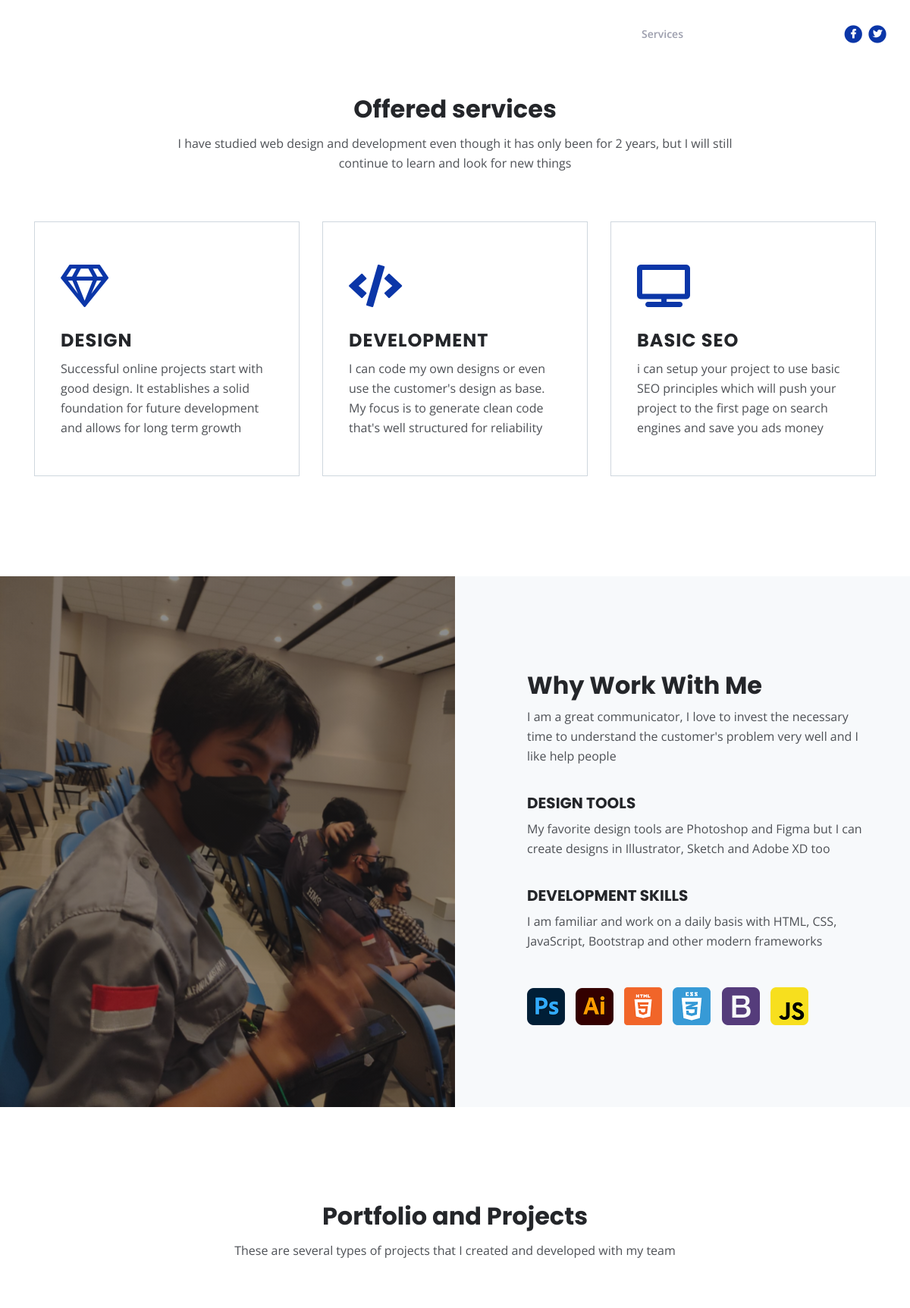
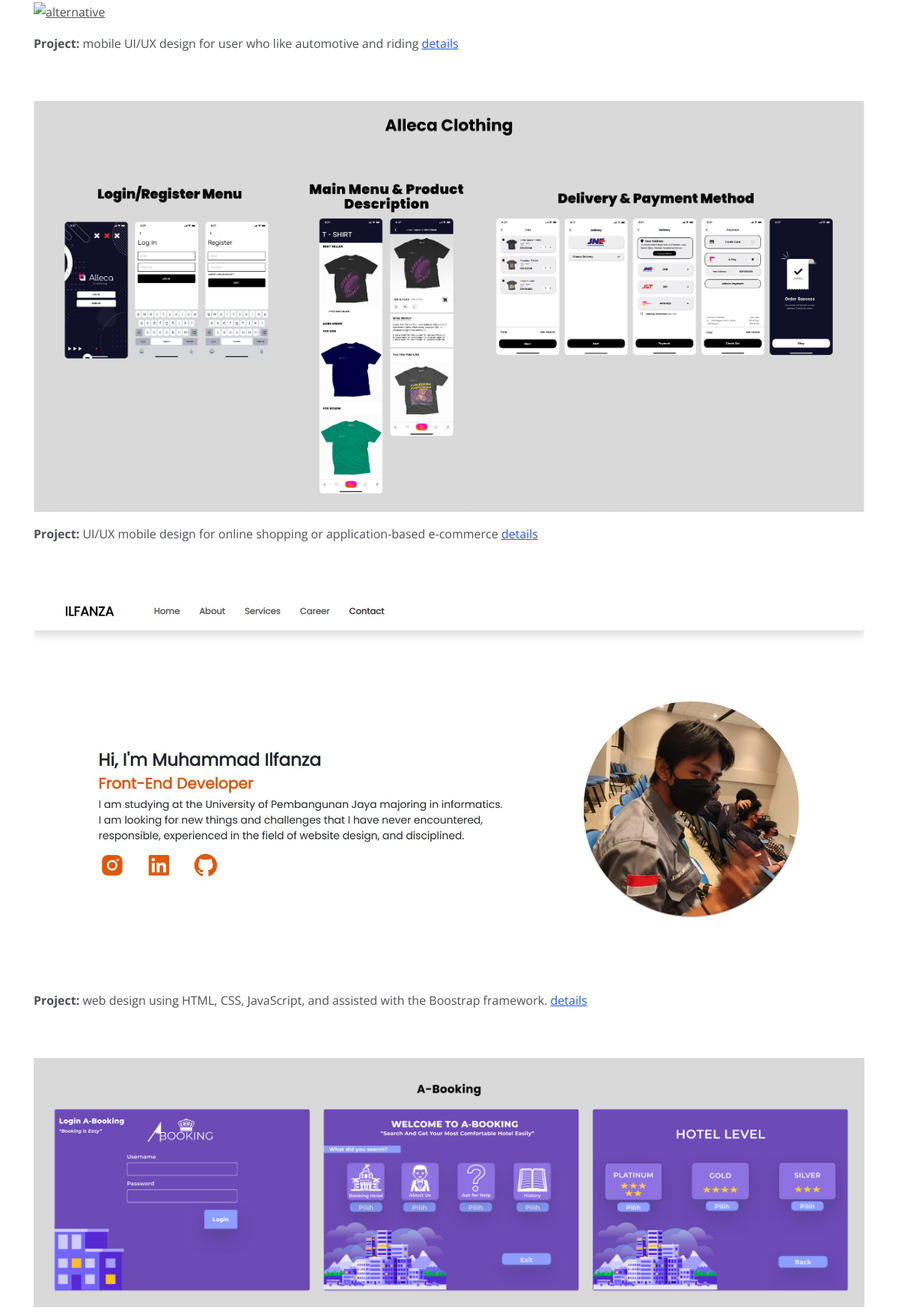
/services.php (upper part), run on the app's committed database (2 pictures, top to bottom).
### tables this page shows
CREATE TABLE `services` (
  `id` int(11) NOT NULL,
  `title` varchar(60) NOT NULL,
  `desctit` text NOT NULL
);

CREATE TABLE `detailserv` (
  `id` int(11) NOT NULL,
  `head` text NOT NULL,
  `deschead` text NOT NULL,
  `h2` varchar(50) NOT NULL,
  `desch2` text NOT NULL
);

CREATE TABLE `project` (
  `id` int(11) NOT NULL,
  `head` varchar(50) NOT NULL,
  `deschead` text NOT NULL
);

### link/fungsi.php (called while the page is built, shortened)
<?php
function titleServ($id_titleserv) {
    global $conn;
    $data = mysqli_query($conn, "SELECT * FROM services WHERE id='$id_titleserv'");
    $row = mysqli_fetch_assoc($data);
    $text = $row['title'];
    return $text;
}
function desctit($id_desctit) {
    global $conn;
    $data = mysqli_query($conn, "SELECT * FROM services WHERE id='$id_desctit'");
    $row = mysqli_fetch_assoc($data);
    $text = $row['desctit'];
    return $text;
}
function detHead($id_detheader) {
    global $conn;
    $data = mysqli_query($conn, "SELECT * FROM detailserv WHERE id='$id_detheader'");
    $row = mysqli_fetch_assoc($data);
    $text = $row['head'];
    return $text;
}
function detDesc($id_detdesc) {
    global $conn;
    $data = mysqli_query($conn, "SELECT * FROM detailserv WHERE id='$id_detdesc'");
    $row = mysqli_fetch_assoc($data);
    $text = $row['deschead'];
    return $text;
}
function deth2($id_deth2) {
    global $conn;
    $data = mysqli_query($conn, "SELECT * FROM detailserv WHERE id='$id_deth2'");
    $row = mysqli_fetch_assoc($data);
    $text = $row['h2'];
    return $text;
}
function detDesch2($id_detdesch2) {
    global $conn;
    $data = mysqli_query($conn, "SELECT * FROM detailserv WHERE id='$id_detdesch2'");
    $row = mysqli_fetch_assoc($data);
    $text = $row['desch2'];
    return $text;
}
function deth21($id_deth21) {
    global $conn;
    $data = mysqli_query($conn, "SELECT * FROM detailserv WHERE id='$id_deth21'");
    $row = mysqli_fetch_assoc($data);
    $text = $row['h2'];
    return $text;
}
function detDesch21($id_detdesch21) {
    global $conn;
    $data = mysqli_query($conn, "SELECT * FROM detailserv WHERE id='$id_detdesch21'");
    $row = mysqli_fetch_assoc($data);
    $text = $row['desch2'];
    return $text;
}
function headpro($id_headpro) {
    global $conn;
    $data = mysqli_query($conn, "SELECT * FROM project WHERE id='$id_headpro'");
    $row = mysqli_fetch_assoc($data);
    $text = $row['head'];
    return $text;
}
function descHeadpro($id_descheadpro) {
    global $conn;
    $data = mysqli_query($conn, "SELECT * FROM project WHERE id='$id_descheadpro'");
    $row = mysqli_fetch_assoc($data);
    $text = $row['deschead'];
    return $text;
}
?>

### services.php (the view, shortened to what this page needs)
<?php
include_once("link/koneksi.php");
include_once("link/fungsi.php");
?>
<!DOCTYPE html>
<html lang="en">
<head>
    <link href="css/bootstrap.css" rel="stylesheet">
    <link href="css/fontawesome-all.css" rel="stylesheet">
	<link href="css/styles.css" rel="stylesheet">
</head>
<body data-spy="scroll" data-target=".fixed-top">
    <nav class="navbar navbar-expand-lg fixed-top navbar-dark">
        <div class="container">
          <a class="navbar-brand logo-text page-scroll" href="index.php">Ilfanza</a>
            <div class="navbar-collapse offcanvas-collapse" id="navbarsExampleDefault">
                <ul class="navbar-nav ml-auto">
                    <li class="nav-item">
                        <a class="nav-link page-scroll" href="index.php">Home <span class="sr-only">(current)</span></a>
                    </li>
                    <li class="nav-item">
                        <a class="nav-link page-scroll" href="about.php">About</a>
                    </li>
                    <li class="nav-item">
                        <a class="nav-link page-scroll" href="#services">Services</a>
                    </li>
                    <li class="nav-item">
                        <a class="nav-link page-scroll" href="project.php">Project Details</a>
                    </li>
                    <li class="nav-item">
                        <a class="nav-link page-scroll" href="contact.php">Contact</a>
                    </li>
                </ul>
                <span class="nav-item social-icons">
                    <span class="fa-stack">
                        <a href="#your-link">
                            <i class="fas fa-circle fa-stack-2x"></i>
                            <i class="fab fa-facebook-f fa-stack-1x"></i>
                        </a>
                    </span>
                    <span class="fa-stack">
                        <a href="#your-link">
                            <i class="fas fa-circle fa-stack-2x"></i>
                            <i class="fab fa-twitter fa-stack-1x"></i>
                        </a>
                    </span>
                </span>
            </div>
        </div>
    </nav>
    <div id="services" class="basic-2">
        <div class="container">
            <div class="row">
                <div class="col-lg-12">
                    <?php
                    echo titleServ(1);
                    echo desctit(1);
                    ?>
                </div>
            </div>
            <div class="row">
                <div class="col-lg-4">
                    <div class="text-box">
                        <i class="far fa-gem"></i>
                        <h4>DESIGN</h4>
                        <p>Successful online projects start with good design. It establishes a solid foundation for future development and allows for long term growth</p>
                    </div>
                </div>
                <div class="col-lg-4">
                    <div class="text-box">
                        <i class="fas fa-code"></i>
                        <h4>DEVELOPMENT</h4>
                        <p>I can code my own designs or even use the customer's design as base. My focus is to generate clean code that's well structured for reliability</p>
                    </div>
                </div>
                <div class="col-lg-4">
                    <div class="text-box">
                        <i class="fas fa-tv"></i>
                        <h4>BASIC SEO</h4>
                        <p>i can setup your project to use basic SEO principles which will push your project to the first page on search engines and save you ads money</p>
                    </div>
                </div>
            </div>
        </div>
    </div>
	<div class="split">
		<div class="area-1">
		</div><div class="area-2 bg-gray">
            <div class="container">
                <div class="row">
                    <div class="col-lg-12">
                        <div class="text-container">
                            <?php
                            echo detHead(1);
                            echo detDesc(1);
                            echo deth2(1);
                            echo detDesch2(1);
                            ?>
                            <?php
                            echo deth21(2);
                            echo detDesch21(2);
                            ?>
                            <div class="icons-container">
                                <img src="images/details-icon-photoshop.png" alt="alternative">
                                <img src="images/details-icon-illustrator.png" alt="alternative">
                                <img src="images/details-icon-html.png" alt="alternative">
                                <img src="images/details-icon-css.png" alt="alternative">
                                <img src="images/details-icon-bootstrap.png" alt="alternative">
                                <img src="images/details-icon-javascript.png" alt="alternative">
                            </div>
                        </div>
                    </div>
                </div>
            </div>
		</div>
    </div>
    <div id="projects" class="basic-3">
        <div class="container">
            <div class="row">
                <div class="col-lg-12">
                    <?php
                    echo headpro(1);
                    echo descHeadpro(1);
                    ?>
                </div>
            </div>
            <div class="row">
                <div class="col-lg-12">
                    <div class="text-container">
                        <div class="image-container">
                            <a href="project.php">
                                <img class="img-fluid" src="images\myphoto\onmo.jpg" alt="alternative">
                            </a>
                        </div>
                        <p><strong>Project:</strong> mobile UI/UX design for user who like automotive and riding <a class="blue" href="project.php">details</a></p>
                    </div>
                    <div class="text-container">
                        <div class="image-container">
                            <a href="project.php">
                                <img class="img-fluid" src="images\myphoto\alleca.jpg" alt="alternative">
                            </a>
                        </div>
                        <p><strong>Project:</strong> UI/UX mobile design for online shopping or application-based e-commerce <a class="blue" href="project.php">details</a></p>
                    </div>
                    <div class="text-container">
                        <div class="image-container">
                            <a href="project.php">
                                <img class="img-fluid" src="images\myphoto\webporto.jpg" alt="alternative">
                            </a>
                        </div>
                        <p><strong>Project:</strong> web design using HTML, CSS, JavaScript, and assisted with the Boostrap framework. <a class="blue" href="project.php">details</a></p>
                    </div>
                    <div class="text-container">
                        <div class="image-container">
                            <a href="project.php">
                                <img class="img-fluid" src="images\myphoto\abooking.jpg" alt="alternative">
                            </a>
                        </div>
                    </div>
                </div>
            </div>
        </div>
    </div>
</body>
</html>

### data on the page
services: title "Offered services", desctit "I have studied web design and development even though it has only been for 2 years, but I will still continue to learn and look for new things"
detailserv: head "Why Work With Me", deschead "I am a great communicator, I love to invest the necessary time to understand the customer's problem very well and I like help people", h2 "DESIGN TOOLS", desch2 "My favorite design tools are Photoshop and Figma but I can create designs in Illustrator, Sketch and Adobe XD too"
detailserv: h2 "DEVELOPMENT SKILLS", desch2 "I am familiar and work on a daily basis with HTML, CSS, JavaScript, Bootstrap and other modern frameworks"
project: head "Portfolio and Projects", deschead "These are several types of projects that I created and developed with my team"
